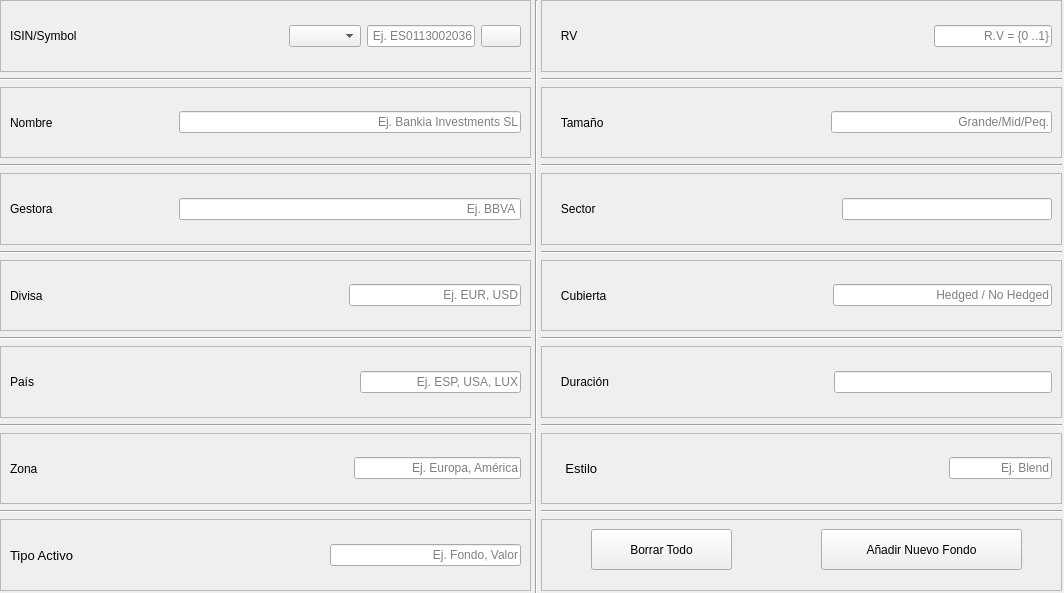
<?xml version="1.0" encoding="UTF-8"?>
<ui version="4.0">
 <class>AddISINView</class>
 <widget class="QMainWindow" name="AddISINView">
  <property name="geometry">
   <rect>
    <x>0</x>
    <y>0</y>
    <width>1064</width>
    <height>593</height>
   </rect>
  </property>
  <property name="windowTitle">
   <string>Añadir Fondo</string>
  </property>
  <property name="windowIcon">
   <iconset>
    <normaloff>../../dist/launcher/src/feather/mainLogo.ico</normaloff>../../dist/launcher/src/feather/mainLogo.ico</iconset>
  </property>
  <widget class="QWidget" name="centralwidget">
   <widget class="QWidget" name="verticalLayoutWidget">
    <property name="geometry">
     <rect>
      <x>0</x>
      <y>0</y>
      <width>531</width>
      <height>591</height>
     </rect>
    </property>
    <layout class="QVBoxLayout" name="verticalLayout">
     <property name="sizeConstraint">
      <enum>QLayout::SetMaximumSize</enum>
     </property>
     <item>
      <widget class="QFrame" name="frame_9">
       <property name="frameShape">
        <enum>QFrame::StyledPanel</enum>
       </property>
       <property name="frameShadow">
        <enum>QFrame::Raised</enum>
       </property>
       <layout class="QHBoxLayout" name="horizontalLayout_8">
        <item>
         <widget class="QLabel" name="label">
          <property name="font">
           <font>
            <pointsize>9</pointsize>
           </font>
          </property>
          <property name="text">
           <string>ISIN/Symbol</string>
          </property>
         </widget>
        </item>
        <item>
         <spacer name="horizontalSpacer">
          <property name="orientation">
           <enum>Qt::Horizontal</enum>
          </property>
          <property name="sizeHint" stdset="0">
           <size>
            <width>30</width>
            <height>20</height>
           </size>
          </property>
         </spacer>
        </item>
        <item>
         <widget class="QComboBox" name="cbCopiaVirtual">
          <property name="sizePolicy">
           <sizepolicy hsizetype="Preferred" vsizetype="Maximum">
            <horstretch>0</horstretch>
            <verstretch>0</verstretch>
           </sizepolicy>
          </property>
          <property name="maximumSize">
           <size>
            <width>200</width>
            <height>16777215</height>
           </size>
          </property>
          <property name="toolTip">
           <string>Fondos en Cartera Virtual</string>
          </property>
          <property name="currentText">
           <string/>
          </property>
         </widget>
        </item>
        <item>
         <widget class="QLineEdit" name="tfISIN">
          <property name="sizePolicy">
           <sizepolicy hsizetype="Fixed" vsizetype="Fixed">
            <horstretch>0</horstretch>
            <verstretch>0</verstretch>
           </sizepolicy>
          </property>
          <property name="maximumSize">
           <size>
            <width>150</width>
            <height>16777215</height>
           </size>
          </property>
          <property name="alignment">
           <set>Qt::AlignRight|Qt::AlignTrailing|Qt::AlignVCenter</set>
          </property>
          <property name="placeholderText">
           <string>Ej. ES0113002036</string>
          </property>
         </widget>
        </item>
        <item>
         <widget class="QPushButton" name="buttonRefresh">
          <property name="styleSheet">
           <string notr="true">QPushButton{
}</string>
          </property>
          <property name="text">
           <string/>
          </property>
          <property name="icon">
           <iconset>
            <normaloff>../../../feather/refresh-ccw.svg</normaloff>../../../feather/refresh-ccw.svg</iconset>
          </property>
         </widget>
        </item>
       </layout>
      </widget>
     </item>
     <item>
      <widget class="Line" name="line">
       <property name="orientation">
        <enum>Qt::Horizontal</enum>
       </property>
      </widget>
     </item>
     <item>
      <widget class="QFrame" name="frame_8">
       <property name="frameShape">
        <enum>QFrame::StyledPanel</enum>
       </property>
       <property name="frameShadow">
        <enum>QFrame::Raised</enum>
       </property>
       <layout class="QHBoxLayout" name="horizontalLayout_7">
        <item>
         <widget class="QLabel" name="label_2">
          <property name="font">
           <font>
            <pointsize>9</pointsize>
           </font>
          </property>
          <property name="text">
           <string>Nombre</string>
          </property>
         </widget>
        </item>
        <item>
         <spacer name="horizontalSpacer_2">
          <property name="orientation">
           <enum>Qt::Horizontal</enum>
          </property>
          <property name="sizeType">
           <enum>QSizePolicy::Preferred</enum>
          </property>
          <property name="sizeHint" stdset="0">
           <size>
            <width>120</width>
            <height>20</height>
           </size>
          </property>
         </spacer>
        </item>
        <item>
         <widget class="QLineEdit" name="tfNombre">
          <property name="enabled">
           <bool>true</bool>
          </property>
          <property name="alignment">
           <set>Qt::AlignRight|Qt::AlignTrailing|Qt::AlignVCenter</set>
          </property>
          <property name="placeholderText">
           <string>Ej. Bankia Investments SL</string>
          </property>
         </widget>
        </item>
       </layout>
      </widget>
     </item>
     <item>
      <widget class="Line" name="line_2">
       <property name="orientation">
        <enum>Qt::Horizontal</enum>
       </property>
      </widget>
     </item>
     <item>
      <widget class="QFrame" name="frame_6">
       <property name="frameShape">
        <enum>QFrame::StyledPanel</enum>
       </property>
       <property name="frameShadow">
        <enum>QFrame::Raised</enum>
       </property>
       <layout class="QHBoxLayout" name="horizontalLayout">
        <item>
         <widget class="QLabel" name="label_3">
          <property name="font">
           <font>
            <pointsize>9</pointsize>
           </font>
          </property>
          <property name="text">
           <string>Gestora</string>
          </property>
         </widget>
        </item>
        <item>
         <spacer name="horizontalSpacer_4">
          <property name="orientation">
           <enum>Qt::Horizontal</enum>
          </property>
          <property name="sizeType">
           <enum>QSizePolicy::Preferred</enum>
          </property>
          <property name="sizeHint" stdset="0">
           <size>
            <width>120</width>
            <height>20</height>
           </size>
          </property>
         </spacer>
        </item>
        <item>
         <widget class="QLineEdit" name="tfGestora">
          <property name="alignment">
           <set>Qt::AlignRight|Qt::AlignTrailing|Qt::AlignVCenter</set>
          </property>
          <property name="placeholderText">
           <string>Ej. BBVA </string>
          </property>
         </widget>
        </item>
       </layout>
      </widget>
     </item>
     <item>
      <widget class="Line" name="line_3">
       <property name="orientation">
        <enum>Qt::Horizontal</enum>
       </property>
      </widget>
     </item>
     <item>
      <widget class="QFrame" name="frame_5">
       <property name="frameShape">
        <enum>QFrame::StyledPanel</enum>
       </property>
       <property name="frameShadow">
        <enum>QFrame::Raised</enum>
       </property>
       <layout class="QHBoxLayout" name="horizontalLayout_2">
        <item>
         <widget class="QLabel" name="labelNombre_10">
          <property name="font">
           <font>
            <pointsize>9</pointsize>
           </font>
          </property>
          <property name="text">
           <string>Divisa</string>
          </property>
         </widget>
        </item>
        <item>
         <spacer name="horizontalSpacer_11">
          <property name="orientation">
           <enum>Qt::Horizontal</enum>
          </property>
          <property name="sizeHint" stdset="0">
           <size>
            <width>300</width>
            <height>20</height>
           </size>
          </property>
         </spacer>
        </item>
        <item>
         <widget class="QLineEdit" name="tfDivisa">
          <property name="enabled">
           <bool>true</bool>
          </property>
          <property name="alignment">
           <set>Qt::AlignRight|Qt::AlignTrailing|Qt::AlignVCenter</set>
          </property>
          <property name="placeholderText">
           <string>Ej. EUR, USD</string>
          </property>
         </widget>
        </item>
       </layout>
      </widget>
     </item>
     <item>
      <widget class="Line" name="line_4">
       <property name="orientation">
        <enum>Qt::Horizontal</enum>
       </property>
      </widget>
     </item>
     <item>
      <widget class="QFrame" name="frame_4">
       <property name="frameShape">
        <enum>QFrame::StyledPanel</enum>
       </property>
       <property name="frameShadow">
        <enum>QFrame::Raised</enum>
       </property>
       <layout class="QHBoxLayout" name="horizontalLayout_3">
        <item>
         <widget class="QLabel" name="label_6">
          <property name="font">
           <font>
            <pointsize>9</pointsize>
           </font>
          </property>
          <property name="text">
           <string>País</string>
          </property>
         </widget>
        </item>
        <item>
         <spacer name="horizontalSpacer_7">
          <property name="orientation">
           <enum>Qt::Horizontal</enum>
          </property>
          <property name="sizeHint" stdset="0">
           <size>
            <width>320</width>
            <height>20</height>
           </size>
          </property>
         </spacer>
        </item>
        <item>
         <widget class="QLineEdit" name="tfPais">
          <property name="enabled">
           <bool>true</bool>
          </property>
          <property name="alignment">
           <set>Qt::AlignRight|Qt::AlignTrailing|Qt::AlignVCenter</set>
          </property>
          <property name="placeholderText">
           <string>Ej. ESP, USA, LUX</string>
          </property>
         </widget>
        </item>
       </layout>
      </widget>
     </item>
     <item>
      <widget class="Line" name="line_5">
       <property name="orientation">
        <enum>Qt::Horizontal</enum>
       </property>
      </widget>
     </item>
     <item>
      <widget class="QFrame" name="frame_2">
       <property name="frameShape">
        <enum>QFrame::StyledPanel</enum>
       </property>
       <property name="frameShadow">
        <enum>QFrame::Raised</enum>
       </property>
       <layout class="QHBoxLayout" name="horizontalLayout_5">
        <item>
         <widget class="QLabel" name="label_5">
          <property name="font">
           <font>
            <pointsize>9</pointsize>
           </font>
          </property>
          <property name="text">
           <string>Zona</string>
          </property>
         </widget>
        </item>
        <item>
         <spacer name="horizontalSpacer_6">
          <property name="orientation">
           <enum>Qt::Horizontal</enum>
          </property>
          <property name="sizeHint" stdset="0">
           <size>
            <width>310</width>
            <height>20</height>
           </size>
          </property>
         </spacer>
        </item>
        <item>
         <widget class="QLineEdit" name="tfZona">
          <property name="enabled">
           <bool>true</bool>
          </property>
          <property name="alignment">
           <set>Qt::AlignRight|Qt::AlignTrailing|Qt::AlignVCenter</set>
          </property>
          <property name="placeholderText">
           <string>Ej. Europa, América</string>
          </property>
         </widget>
        </item>
       </layout>
      </widget>
     </item>
     <item>
      <widget class="Line" name="line_7">
       <property name="orientation">
        <enum>Qt::Horizontal</enum>
       </property>
      </widget>
     </item>
     <item>
      <widget class="QFrame" name="frame_3">
       <property name="frameShape">
        <enum>QFrame::StyledPanel</enum>
       </property>
       <property name="frameShadow">
        <enum>QFrame::Raised</enum>
       </property>
       <layout class="QHBoxLayout" name="horizontalLayout_4">
        <item>
         <widget class="QLabel" name="label_4">
          <property name="font">
           <font>
            <pointsize>10</pointsize>
           </font>
          </property>
          <property name="text">
           <string>Tipo Activo</string>
          </property>
         </widget>
        </item>
        <item>
         <spacer name="horizontalSpacer_5">
          <property name="orientation">
           <enum>Qt::Horizontal</enum>
          </property>
          <property name="sizeHint" stdset="0">
           <size>
            <width>250</width>
            <height>20</height>
           </size>
          </property>
         </spacer>
        </item>
        <item>
         <widget class="QLineEdit" name="tfTipoAct">
          <property name="alignment">
           <set>Qt::AlignRight|Qt::AlignTrailing|Qt::AlignVCenter</set>
          </property>
          <property name="placeholderText">
           <string>Ej. Fondo, Valor</string>
          </property>
         </widget>
        </item>
       </layout>
      </widget>
     </item>
    </layout>
   </widget>
   <widget class="QWidget" name="verticalLayoutWidget_2">
    <property name="geometry">
     <rect>
      <x>541</x>
      <y>0</y>
      <width>521</width>
      <height>591</height>
     </rect>
    </property>
    <layout class="QVBoxLayout" name="verticalLayout_2">
     <property name="sizeConstraint">
      <enum>QLayout::SetMaximumSize</enum>
     </property>
     <item>
      <widget class="QFrame" name="frame_18">
       <property name="frameShape">
        <enum>QFrame::StyledPanel</enum>
       </property>
       <property name="frameShadow">
        <enum>QFrame::Raised</enum>
       </property>
       <layout class="QHBoxLayout" name="horizontalLayout_18">
        <item>
         <widget class="QLabel" name="label_17">
          <property name="font">
           <font>
            <pointsize>9</pointsize>
           </font>
          </property>
          <property name="text">
           <string>   RV</string>
          </property>
         </widget>
        </item>
        <item>
         <spacer name="horizontalSpacer_18">
          <property name="orientation">
           <enum>Qt::Horizontal</enum>
          </property>
          <property name="sizeType">
           <enum>QSizePolicy::Preferred</enum>
          </property>
          <property name="sizeHint" stdset="0">
           <size>
            <width>350</width>
            <height>20</height>
           </size>
          </property>
         </spacer>
        </item>
        <item>
         <widget class="QLineEdit" name="tfRV">
          <property name="alignment">
           <set>Qt::AlignRight|Qt::AlignTrailing|Qt::AlignVCenter</set>
          </property>
          <property name="placeholderText">
           <string>R.V = {0 ..1}</string>
          </property>
         </widget>
        </item>
       </layout>
      </widget>
     </item>
     <item>
      <widget class="Line" name="line_18">
       <property name="orientation">
        <enum>Qt::Horizontal</enum>
       </property>
      </widget>
     </item>
     <item>
      <widget class="QFrame" name="frame_19">
       <property name="frameShape">
        <enum>QFrame::StyledPanel</enum>
       </property>
       <property name="frameShadow">
        <enum>QFrame::Raised</enum>
       </property>
       <layout class="QHBoxLayout" name="horizontalLayout_19">
        <item>
         <widget class="QLabel" name="label_18">
          <property name="font">
           <font>
            <pointsize>9</pointsize>
           </font>
          </property>
          <property name="text">
           <string>   Tamaño</string>
          </property>
         </widget>
        </item>
        <item>
         <spacer name="horizontalSpacer_19">
          <property name="orientation">
           <enum>Qt::Horizontal</enum>
          </property>
          <property name="sizeHint" stdset="0">
           <size>
            <width>220</width>
            <height>20</height>
           </size>
          </property>
         </spacer>
        </item>
        <item>
         <widget class="QLineEdit" name="tfTamano">
          <property name="alignment">
           <set>Qt::AlignRight|Qt::AlignTrailing|Qt::AlignVCenter</set>
          </property>
          <property name="placeholderText">
           <string>Grande/Mid/Peq.</string>
          </property>
         </widget>
        </item>
       </layout>
      </widget>
     </item>
     <item>
      <widget class="Line" name="line_19">
       <property name="orientation">
        <enum>Qt::Horizontal</enum>
       </property>
      </widget>
     </item>
     <item>
      <widget class="QFrame" name="label_19">
       <property name="frameShape">
        <enum>QFrame::StyledPanel</enum>
       </property>
       <property name="frameShadow">
        <enum>QFrame::Raised</enum>
       </property>
       <layout class="QHBoxLayout" name="horizontalLayout_20">
        <item>
         <widget class="QLabel" name="label_20">
          <property name="font">
           <font>
            <pointsize>9</pointsize>
           </font>
          </property>
          <property name="text">
           <string>   Sector</string>
          </property>
         </widget>
        </item>
        <item>
         <spacer name="horizontalSpacer_20">
          <property name="orientation">
           <enum>Qt::Horizontal</enum>
          </property>
          <property name="sizeHint" stdset="0">
           <size>
            <width>240</width>
            <height>20</height>
           </size>
          </property>
         </spacer>
        </item>
        <item>
         <widget class="QLineEdit" name="tfSector">
          <property name="alignment">
           <set>Qt::AlignRight|Qt::AlignTrailing|Qt::AlignVCenter</set>
          </property>
          <property name="placeholderText">
           <string/>
          </property>
         </widget>
        </item>
       </layout>
      </widget>
     </item>
     <item>
      <widget class="Line" name="line_20">
       <property name="orientation">
        <enum>Qt::Horizontal</enum>
       </property>
      </widget>
     </item>
     <item>
      <widget class="QFrame" name="frame_20">
       <property name="frameShape">
        <enum>QFrame::StyledPanel</enum>
       </property>
       <property name="frameShadow">
        <enum>QFrame::Raised</enum>
       </property>
       <layout class="QHBoxLayout" name="horizontalLayout_21">
        <item>
         <widget class="QLabel" name="label_21">
          <property name="font">
           <font>
            <pointsize>9</pointsize>
           </font>
          </property>
          <property name="text">
           <string>   Cubierta</string>
          </property>
         </widget>
        </item>
        <item>
         <spacer name="horizontalSpacer_21">
          <property name="orientation">
           <enum>Qt::Horizontal</enum>
          </property>
          <property name="sizeHint" stdset="0">
           <size>
            <width>150</width>
            <height>20</height>
           </size>
          </property>
         </spacer>
        </item>
        <item>
         <widget class="QLineEdit" name="tfCubierta">
          <property name="alignment">
           <set>Qt::AlignRight|Qt::AlignTrailing|Qt::AlignVCenter</set>
          </property>
          <property name="placeholderText">
           <string>Hedged / No Hedged</string>
          </property>
         </widget>
        </item>
       </layout>
      </widget>
     </item>
     <item>
      <widget class="Line" name="line_21">
       <property name="orientation">
        <enum>Qt::Horizontal</enum>
       </property>
      </widget>
     </item>
     <item>
      <widget class="QFrame" name="frame_21">
       <property name="frameShape">
        <enum>QFrame::StyledPanel</enum>
       </property>
       <property name="frameShadow">
        <enum>QFrame::Raised</enum>
       </property>
       <layout class="QHBoxLayout" name="horizontalLayout_22">
        <item>
         <widget class="QLabel" name="label_22">
          <property name="font">
           <font>
            <pointsize>9</pointsize>
           </font>
          </property>
          <property name="text">
           <string>   Duración</string>
          </property>
         </widget>
        </item>
        <item>
         <spacer name="horizontalSpacer_22">
          <property name="orientation">
           <enum>Qt::Horizontal</enum>
          </property>
          <property name="sizeHint" stdset="0">
           <size>
            <width>150</width>
            <height>20</height>
           </size>
          </property>
         </spacer>
        </item>
        <item>
         <widget class="QLineEdit" name="tfDuracion">
          <property name="alignment">
           <set>Qt::AlignRight|Qt::AlignTrailing|Qt::AlignVCenter</set>
          </property>
          <property name="placeholderText">
           <string/>
          </property>
         </widget>
        </item>
       </layout>
      </widget>
     </item>
     <item>
      <widget class="Line" name="line_22">
       <property name="orientation">
        <enum>Qt::Horizontal</enum>
       </property>
      </widget>
     </item>
     <item>
      <widget class="QFrame" name="frame_7">
       <property name="frameShape">
        <enum>QFrame::StyledPanel</enum>
       </property>
       <property name="frameShadow">
        <enum>QFrame::Raised</enum>
       </property>
       <layout class="QHBoxLayout" name="horizontalLayout_6">
        <item>
         <widget class="QLabel" name="label_7">
          <property name="font">
           <font>
            <pointsize>10</pointsize>
           </font>
          </property>
          <property name="text">
           <string>    Estilo</string>
          </property>
         </widget>
        </item>
        <item>
         <spacer name="horizontalSpacer_8">
          <property name="orientation">
           <enum>Qt::Horizontal</enum>
          </property>
          <property name="sizeHint" stdset="0">
           <size>
            <width>350</width>
            <height>20</height>
           </size>
          </property>
         </spacer>
        </item>
        <item>
         <widget class="QLineEdit" name="tfEstilo">
          <property name="alignment">
           <set>Qt::AlignRight|Qt::AlignTrailing|Qt::AlignVCenter</set>
          </property>
          <property name="placeholderText">
           <string>Ej. Blend</string>
          </property>
         </widget>
        </item>
       </layout>
      </widget>
     </item>
     <item>
      <widget class="Line" name="line_8">
       <property name="orientation">
        <enum>Qt::Horizontal</enum>
       </property>
      </widget>
     </item>
     <item>
      <widget class="QFrame" name="frame_22">
       <property name="frameShape">
        <enum>QFrame::StyledPanel</enum>
       </property>
       <property name="frameShadow">
        <enum>QFrame::Raised</enum>
       </property>
       <widget class="QPushButton" name="buttonBorrar">
        <property name="geometry">
         <rect>
          <x>50</x>
          <y>10</y>
          <width>141</width>
          <height>41</height>
         </rect>
        </property>
        <property name="text">
         <string>Borrar Todo</string>
        </property>
       </widget>
       <widget class="QPushButton" name="buttonAnadir">
        <property name="geometry">
         <rect>
          <x>280</x>
          <y>10</y>
          <width>201</width>
          <height>41</height>
         </rect>
        </property>
        <property name="text">
         <string>Añadir Nuevo Fondo</string>
        </property>
       </widget>
      </widget>
     </item>
    </layout>
   </widget>
   <widget class="Line" name="line_6">
    <property name="geometry">
     <rect>
      <x>526</x>
      <y>0</y>
      <width>20</width>
      <height>601</height>
     </rect>
    </property>
    <property name="orientation">
     <enum>Qt::Vertical</enum>
    </property>
   </widget>
  </widget>
 </widget>
 <resources/>
 <connections/>
</ui>
